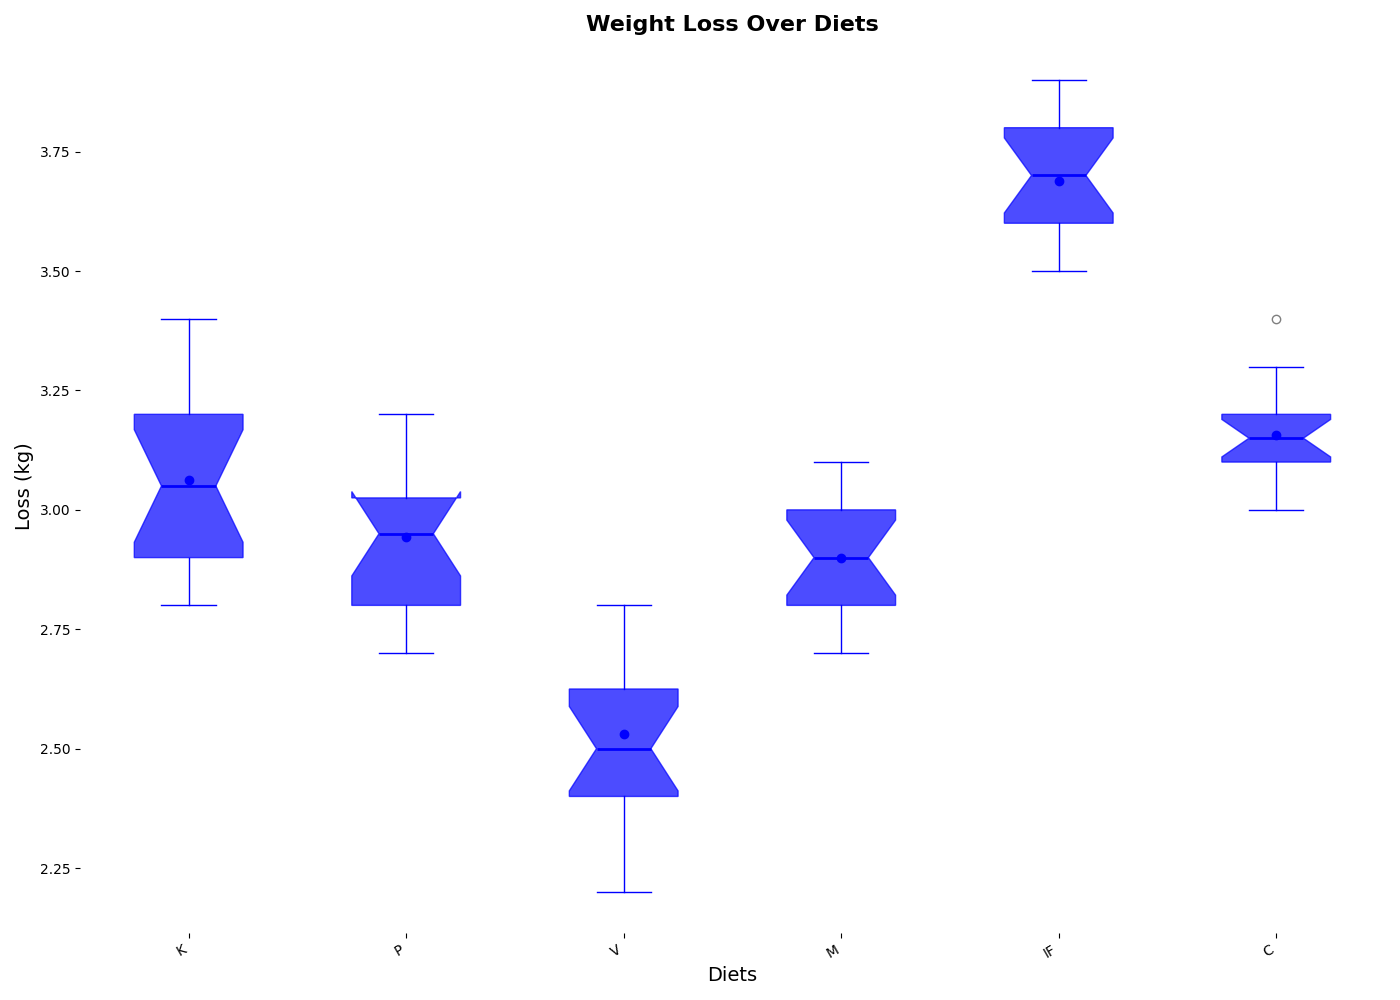

Generate this figure with Python:
import matplotlib.pyplot as plt
import numpy as np

diets = ['K', 'P', 'V', 'M', 'IF', 'C']

keto_weight_loss = [3.2, 3.1, 2.8, 2.9, 3.4, 3.3, 3.2, 2.9, 3.1, 3.0, 2.8, 3.1, 3.3, 3.0, 2.9, 3.0]
paleo_weight_loss = [3.0, 2.8, 3.2, 3.1, 2.9, 2.8, 3.0, 2.9, 3.1, 2.7, 2.8, 3.0, 2.9, 3.1, 3.0, 2.8]
vegan_weight_loss = [2.5, 2.4, 2.7, 2.8, 2.6, 2.4, 2.5, 2.6, 2.5, 2.3, 2.2, 2.4, 2.6, 2.5, 2.7, 2.8]
mediterranean_weight_loss = [2.8, 2.9, 3.0, 2.7, 2.8, 3.1, 3.0, 2.9, 2.8, 3.0, 2.9, 2.7, 3.1, 2.9, 3.0, 2.8]
intermittent_fasting_weight_loss = [3.5, 3.7, 3.6, 3.9, 3.8, 3.7, 3.6, 3.5, 3.7, 3.9, 3.8, 3.7, 3.5, 3.6, 3.7, 3.8]

# Adding Carnivore diet data
carnivore_weight_loss = [3.1, 3.3, 3.2, 3.1, 3.0, 3.2, 3.1, 3.0, 3.2, 3.1, 3.2, 3.3, 3.1, 3.4, 3.2, 3.0]

weight_loss_data = [
    keto_weight_loss, paleo_weight_loss,
    vegan_weight_loss, mediterranean_weight_loss,
    intermittent_fasting_weight_loss, carnivore_weight_loss
]

fig, ax = plt.subplots(figsize=(14, 10))

single_color = 'blue'

bp = ax.boxplot(weight_loss_data, vert=True, notch=True, patch_artist=True,
                labels=diets, 
                boxprops=dict(facecolor=single_color, color=single_color, alpha=0.7),
                whiskerprops=dict(color=single_color),
                capprops=dict(color=single_color),
                medianprops=dict(color=single_color, linewidth=2),
                flierprops=dict(marker='o', color=single_color, markersize=6, alpha=0.5))

means = [np.mean(data) for data in weight_loss_data]
ax.scatter(range(1, len(means) + 1), means, color=single_color, zorder=3)

ax.set_title('Weight Loss Over Diets', fontsize=16, fontweight='bold')
ax.set_ylabel('Loss (kg)', fontsize=14)
ax.set_xlabel('Diets', fontsize=14)

for spine in ax.spines.values():
    spine.set_visible(False)

plt.xticks(rotation=30, ha='right')
plt.tight_layout()
plt.show()
